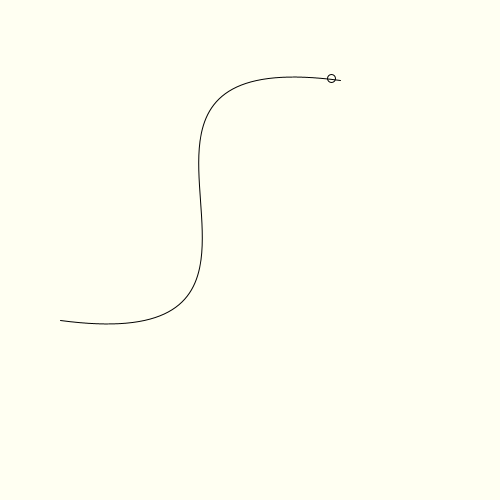
Frame 1 (no input)
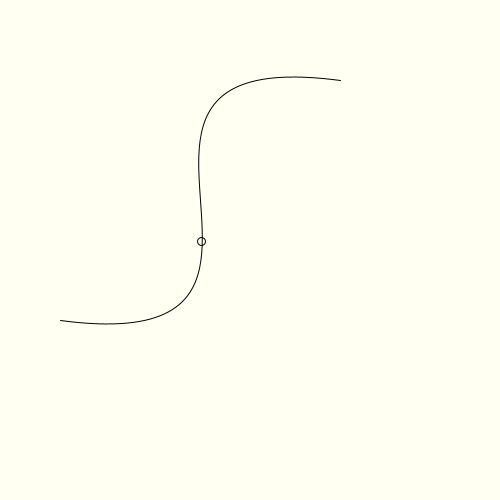
Frame 60 (the mouse pressed at the canvas centre just before this capture)
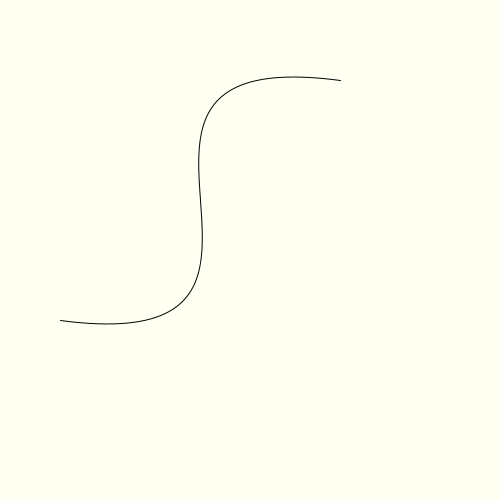
Frame 120 (the mouse held since frame 60 and released just before this capture)

The Processing sketch that drew these frames (run headless with seeded random() and noise(); from frame 60 on, the mouse is pressed at the canvas centre):

// Processing sketch: week18_2_zuma_bezier_curve_myBezier_ball_moving
// ── week18_2_zuma_bezier_curve_myBezier_ball_moving.pde
// week18_2_zuma_bezier_curve_myBezier_ball_moving
void setup(){
  size(500,500);
}
PVector p0 = new PVector(340, 80);
PVector p1 = new PVector(40, 40);
PVector p2 = new PVector(360, 360);
PVector p3 = new PVector(60, 320);
void draw(){
  background(#FFFFF2);
  noFill();
  bezier(340, 80, 40, 40, 360, 360, 60, 320);
  float t = frameCount/100.0;
  PVector p = myBezier(t, p0, p1, p2, p3);
  ellipse(p.x, p.y, 8,8);
}
PVector myBezier(float t, PVector p0, PVector p1, PVector p2, PVector p3){
  float t1 = 1 - t;
  float x = t1*t1*t1*p0.x + 3*t1*t1*t*p1.x + 3*t1*t*t*p2.x + t*t*t*p3.x;
  float y = t1*t1*t1*p0.y + 3*t1*t1*t*p1.y + 3*t1*t*t*p2.y + t*t*t*p3.y;
  return new PVector(x,y);
}
